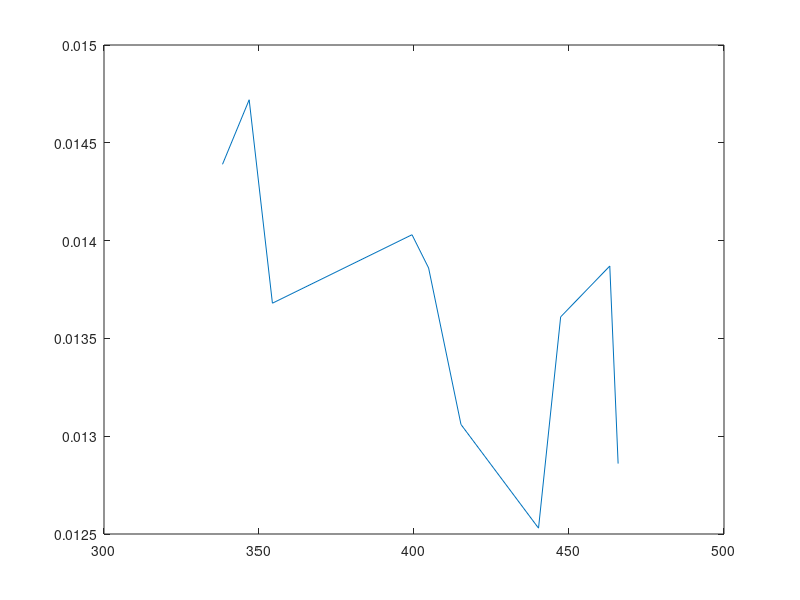

Write the MATLAB code that produced this figure.




% areas of the cells: 
VIVO = [399.36, 354.3296, 447.3088, 338.2272, 465.8432, 463.1552, 440.1664, 404.7104, 346.8288, 415.1552];


% decay ratios: corresponding...
dr = [0.01403, 0.01368, 0.01361, 0.01439, 0.01286, 0.01387, 0.01253, 0.01386, 0.01472, 0.01306];

[vivo, j] = sort(VIVO);

dr = dr(j);

d = sum(vivo);
m = mean(dr);

meann = sum(dr.*vivo)./d;


figure; plot(vivo,dr)


